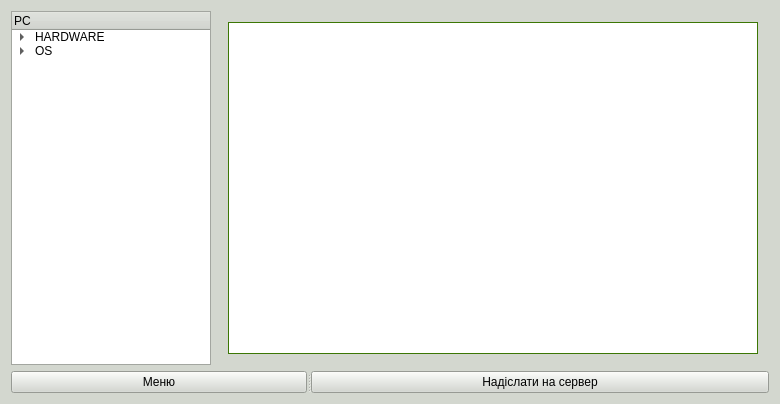
<?xml version="1.0" encoding="UTF-8"?>
<ui version="4.0">
 <class>Widget</class>
 <widget class="QWidget" name="Widget">
  <property name="geometry">
   <rect>
    <x>0</x>
    <y>0</y>
    <width>780</width>
    <height>404</height>
   </rect>
  </property>
  <property name="palette">
   <palette>
    <active>
     <colorrole role="WindowText">
      <brush brushstyle="SolidPattern">
       <color alpha="255">
        <red>0</red>
        <green>0</green>
        <blue>0</blue>
       </color>
      </brush>
     </colorrole>
     <colorrole role="Button">
      <brush brushstyle="SolidPattern">
       <color alpha="255">
        <red>211</red>
        <green>215</green>
        <blue>207</blue>
       </color>
      </brush>
     </colorrole>
     <colorrole role="Light">
      <brush brushstyle="SolidPattern">
       <color alpha="255">
        <red>255</red>
        <green>255</green>
        <blue>255</blue>
       </color>
      </brush>
     </colorrole>
     <colorrole role="Midlight">
      <brush brushstyle="SolidPattern">
       <color alpha="255">
        <red>233</red>
        <green>235</green>
        <blue>231</blue>
       </color>
      </brush>
     </colorrole>
     <colorrole role="Dark">
      <brush brushstyle="SolidPattern">
       <color alpha="255">
        <red>105</red>
        <green>107</green>
        <blue>103</blue>
       </color>
      </brush>
     </colorrole>
     <colorrole role="Mid">
      <brush brushstyle="SolidPattern">
       <color alpha="255">
        <red>141</red>
        <green>143</green>
        <blue>138</blue>
       </color>
      </brush>
     </colorrole>
     <colorrole role="Text">
      <brush brushstyle="SolidPattern">
       <color alpha="255">
        <red>0</red>
        <green>0</green>
        <blue>0</blue>
       </color>
      </brush>
     </colorrole>
     <colorrole role="BrightText">
      <brush brushstyle="SolidPattern">
       <color alpha="255">
        <red>255</red>
        <green>255</green>
        <blue>255</blue>
       </color>
      </brush>
     </colorrole>
     <colorrole role="ButtonText">
      <brush brushstyle="SolidPattern">
       <color alpha="255">
        <red>0</red>
        <green>0</green>
        <blue>0</blue>
       </color>
      </brush>
     </colorrole>
     <colorrole role="Base">
      <brush brushstyle="SolidPattern">
       <color alpha="255">
        <red>255</red>
        <green>255</green>
        <blue>255</blue>
       </color>
      </brush>
     </colorrole>
     <colorrole role="Window">
      <brush brushstyle="SolidPattern">
       <color alpha="255">
        <red>211</red>
        <green>215</green>
        <blue>207</blue>
       </color>
      </brush>
     </colorrole>
     <colorrole role="Shadow">
      <brush brushstyle="SolidPattern">
       <color alpha="255">
        <red>0</red>
        <green>0</green>
        <blue>0</blue>
       </color>
      </brush>
     </colorrole>
     <colorrole role="AlternateBase">
      <brush brushstyle="SolidPattern">
       <color alpha="255">
        <red>233</red>
        <green>235</green>
        <blue>231</blue>
       </color>
      </brush>
     </colorrole>
     <colorrole role="ToolTipBase">
      <brush brushstyle="SolidPattern">
       <color alpha="255">
        <red>255</red>
        <green>255</green>
        <blue>220</blue>
       </color>
      </brush>
     </colorrole>
     <colorrole role="ToolTipText">
      <brush brushstyle="SolidPattern">
       <color alpha="255">
        <red>0</red>
        <green>0</green>
        <blue>0</blue>
       </color>
      </brush>
     </colorrole>
    </active>
    <inactive>
     <colorrole role="WindowText">
      <brush brushstyle="SolidPattern">
       <color alpha="255">
        <red>0</red>
        <green>0</green>
        <blue>0</blue>
       </color>
      </brush>
     </colorrole>
     <colorrole role="Button">
      <brush brushstyle="SolidPattern">
       <color alpha="255">
        <red>211</red>
        <green>215</green>
        <blue>207</blue>
       </color>
      </brush>
     </colorrole>
     <colorrole role="Light">
      <brush brushstyle="SolidPattern">
       <color alpha="255">
        <red>255</red>
        <green>255</green>
        <blue>255</blue>
       </color>
      </brush>
     </colorrole>
     <colorrole role="Midlight">
      <brush brushstyle="SolidPattern">
       <color alpha="255">
        <red>233</red>
        <green>235</green>
        <blue>231</blue>
       </color>
      </brush>
     </colorrole>
     <colorrole role="Dark">
      <brush brushstyle="SolidPattern">
       <color alpha="255">
        <red>105</red>
        <green>107</green>
        <blue>103</blue>
       </color>
      </brush>
     </colorrole>
     <colorrole role="Mid">
      <brush brushstyle="SolidPattern">
       <color alpha="255">
        <red>141</red>
        <green>143</green>
        <blue>138</blue>
       </color>
      </brush>
     </colorrole>
     <colorrole role="Text">
      <brush brushstyle="SolidPattern">
       <color alpha="255">
        <red>0</red>
        <green>0</green>
        <blue>0</blue>
       </color>
      </brush>
     </colorrole>
     <colorrole role="BrightText">
      <brush brushstyle="SolidPattern">
       <color alpha="255">
        <red>255</red>
        <green>255</green>
        <blue>255</blue>
       </color>
      </brush>
     </colorrole>
     <colorrole role="ButtonText">
      <brush brushstyle="SolidPattern">
       <color alpha="255">
        <red>0</red>
        <green>0</green>
        <blue>0</blue>
       </color>
      </brush>
     </colorrole>
     <colorrole role="Base">
      <brush brushstyle="SolidPattern">
       <color alpha="255">
        <red>255</red>
        <green>255</green>
        <blue>255</blue>
       </color>
      </brush>
     </colorrole>
     <colorrole role="Window">
      <brush brushstyle="SolidPattern">
       <color alpha="255">
        <red>211</red>
        <green>215</green>
        <blue>207</blue>
       </color>
      </brush>
     </colorrole>
     <colorrole role="Shadow">
      <brush brushstyle="SolidPattern">
       <color alpha="255">
        <red>0</red>
        <green>0</green>
        <blue>0</blue>
       </color>
      </brush>
     </colorrole>
     <colorrole role="AlternateBase">
      <brush brushstyle="SolidPattern">
       <color alpha="255">
        <red>233</red>
        <green>235</green>
        <blue>231</blue>
       </color>
      </brush>
     </colorrole>
     <colorrole role="ToolTipBase">
      <brush brushstyle="SolidPattern">
       <color alpha="255">
        <red>255</red>
        <green>255</green>
        <blue>220</blue>
       </color>
      </brush>
     </colorrole>
     <colorrole role="ToolTipText">
      <brush brushstyle="SolidPattern">
       <color alpha="255">
        <red>0</red>
        <green>0</green>
        <blue>0</blue>
       </color>
      </brush>
     </colorrole>
    </inactive>
    <disabled>
     <colorrole role="WindowText">
      <brush brushstyle="SolidPattern">
       <color alpha="255">
        <red>105</red>
        <green>107</green>
        <blue>103</blue>
       </color>
      </brush>
     </colorrole>
     <colorrole role="Button">
      <brush brushstyle="SolidPattern">
       <color alpha="255">
        <red>211</red>
        <green>215</green>
        <blue>207</blue>
       </color>
      </brush>
     </colorrole>
     <colorrole role="Light">
      <brush brushstyle="SolidPattern">
       <color alpha="255">
        <red>255</red>
        <green>255</green>
        <blue>255</blue>
       </color>
      </brush>
     </colorrole>
     <colorrole role="Midlight">
      <brush brushstyle="SolidPattern">
       <color alpha="255">
        <red>233</red>
        <green>235</green>
        <blue>231</blue>
       </color>
      </brush>
     </colorrole>
     <colorrole role="Dark">
      <brush brushstyle="SolidPattern">
       <color alpha="255">
        <red>105</red>
        <green>107</green>
        <blue>103</blue>
       </color>
      </brush>
     </colorrole>
     <colorrole role="Mid">
      <brush brushstyle="SolidPattern">
       <color alpha="255">
        <red>141</red>
        <green>143</green>
        <blue>138</blue>
       </color>
      </brush>
     </colorrole>
     <colorrole role="Text">
      <brush brushstyle="SolidPattern">
       <color alpha="255">
        <red>105</red>
        <green>107</green>
        <blue>103</blue>
       </color>
      </brush>
     </colorrole>
     <colorrole role="BrightText">
      <brush brushstyle="SolidPattern">
       <color alpha="255">
        <red>255</red>
        <green>255</green>
        <blue>255</blue>
       </color>
      </brush>
     </colorrole>
     <colorrole role="ButtonText">
      <brush brushstyle="SolidPattern">
       <color alpha="255">
        <red>105</red>
        <green>107</green>
        <blue>103</blue>
       </color>
      </brush>
     </colorrole>
     <colorrole role="Base">
      <brush brushstyle="SolidPattern">
       <color alpha="255">
        <red>211</red>
        <green>215</green>
        <blue>207</blue>
       </color>
      </brush>
     </colorrole>
     <colorrole role="Window">
      <brush brushstyle="SolidPattern">
       <color alpha="255">
        <red>211</red>
        <green>215</green>
        <blue>207</blue>
       </color>
      </brush>
     </colorrole>
     <colorrole role="Shadow">
      <brush brushstyle="SolidPattern">
       <color alpha="255">
        <red>0</red>
        <green>0</green>
        <blue>0</blue>
       </color>
      </brush>
     </colorrole>
     <colorrole role="AlternateBase">
      <brush brushstyle="SolidPattern">
       <color alpha="255">
        <red>211</red>
        <green>215</green>
        <blue>207</blue>
       </color>
      </brush>
     </colorrole>
     <colorrole role="ToolTipBase">
      <brush brushstyle="SolidPattern">
       <color alpha="255">
        <red>255</red>
        <green>255</green>
        <blue>220</blue>
       </color>
      </brush>
     </colorrole>
     <colorrole role="ToolTipText">
      <brush brushstyle="SolidPattern">
       <color alpha="255">
        <red>0</red>
        <green>0</green>
        <blue>0</blue>
       </color>
      </brush>
     </colorrole>
    </disabled>
   </palette>
  </property>
  <property name="windowTitle">
   <string>Widget</string>
  </property>
  <layout class="QGridLayout" name="gridLayout">
   <item row="0" column="0">
    <layout class="QVBoxLayout" name="verticalLayout">
     <item>
      <layout class="QHBoxLayout" name="horizontalLayout">
       <item>
        <widget class="QTreeWidget" name="treeWidget">
         <property name="maximumSize">
          <size>
           <width>200</width>
           <height>16777215</height>
          </size>
         </property>
         <property name="palette">
          <palette>
           <active>
            <colorrole role="WindowText">
             <brush brushstyle="SolidPattern">
              <color alpha="255">
               <red>0</red>
               <green>0</green>
               <blue>0</blue>
              </color>
             </brush>
            </colorrole>
            <colorrole role="Dark">
             <brush brushstyle="SolidPattern">
              <color alpha="255">
               <red>211</red>
               <green>215</green>
               <blue>207</blue>
              </color>
             </brush>
            </colorrole>
            <colorrole role="Mid">
             <brush brushstyle="SolidPattern">
              <color alpha="255">
               <red>238</red>
               <green>238</green>
               <blue>236</blue>
              </color>
             </brush>
            </colorrole>
            <colorrole role="Text">
             <brush brushstyle="SolidPattern">
              <color alpha="255">
               <red>0</red>
               <green>0</green>
               <blue>0</blue>
              </color>
             </brush>
            </colorrole>
            <colorrole role="ButtonText">
             <brush brushstyle="SolidPattern">
              <color alpha="255">
               <red>0</red>
               <green>0</green>
               <blue>0</blue>
              </color>
             </brush>
            </colorrole>
            <colorrole role="Shadow">
             <brush brushstyle="SolidPattern">
              <color alpha="255">
               <red>92</red>
               <green>53</green>
               <blue>102</blue>
              </color>
             </brush>
            </colorrole>
            <colorrole role="Highlight">
             <brush brushstyle="SolidPattern">
              <color alpha="255">
               <red>211</red>
               <green>215</green>
               <blue>207</blue>
              </color>
             </brush>
            </colorrole>
            <colorrole role="NoRole">
             <brush brushstyle="SolidPattern">
              <color alpha="255">
               <red>211</red>
               <green>215</green>
               <blue>207</blue>
              </color>
             </brush>
            </colorrole>
            <colorrole role="ToolTipText">
             <brush brushstyle="SolidPattern">
              <color alpha="255">
               <red>32</red>
               <green>74</green>
               <blue>135</blue>
              </color>
             </brush>
            </colorrole>
           </active>
           <inactive>
            <colorrole role="WindowText">
             <brush brushstyle="SolidPattern">
              <color alpha="255">
               <red>0</red>
               <green>0</green>
               <blue>0</blue>
              </color>
             </brush>
            </colorrole>
            <colorrole role="Dark">
             <brush brushstyle="SolidPattern">
              <color alpha="255">
               <red>211</red>
               <green>215</green>
               <blue>207</blue>
              </color>
             </brush>
            </colorrole>
            <colorrole role="Mid">
             <brush brushstyle="SolidPattern">
              <color alpha="255">
               <red>238</red>
               <green>238</green>
               <blue>236</blue>
              </color>
             </brush>
            </colorrole>
            <colorrole role="Text">
             <brush brushstyle="SolidPattern">
              <color alpha="255">
               <red>0</red>
               <green>0</green>
               <blue>0</blue>
              </color>
             </brush>
            </colorrole>
            <colorrole role="ButtonText">
             <brush brushstyle="SolidPattern">
              <color alpha="255">
               <red>0</red>
               <green>0</green>
               <blue>0</blue>
              </color>
             </brush>
            </colorrole>
            <colorrole role="Shadow">
             <brush brushstyle="SolidPattern">
              <color alpha="255">
               <red>92</red>
               <green>53</green>
               <blue>102</blue>
              </color>
             </brush>
            </colorrole>
            <colorrole role="Highlight">
             <brush brushstyle="SolidPattern">
              <color alpha="255">
               <red>211</red>
               <green>215</green>
               <blue>207</blue>
              </color>
             </brush>
            </colorrole>
            <colorrole role="NoRole">
             <brush brushstyle="SolidPattern">
              <color alpha="255">
               <red>211</red>
               <green>215</green>
               <blue>207</blue>
              </color>
             </brush>
            </colorrole>
            <colorrole role="ToolTipText">
             <brush brushstyle="SolidPattern">
              <color alpha="255">
               <red>32</red>
               <green>74</green>
               <blue>135</blue>
              </color>
             </brush>
            </colorrole>
           </inactive>
           <disabled>
            <colorrole role="WindowText">
             <brush brushstyle="SolidPattern">
              <color alpha="255">
               <red>211</red>
               <green>215</green>
               <blue>207</blue>
              </color>
             </brush>
            </colorrole>
            <colorrole role="Dark">
             <brush brushstyle="SolidPattern">
              <color alpha="255">
               <red>211</red>
               <green>215</green>
               <blue>207</blue>
              </color>
             </brush>
            </colorrole>
            <colorrole role="Mid">
             <brush brushstyle="SolidPattern">
              <color alpha="255">
               <red>238</red>
               <green>238</green>
               <blue>236</blue>
              </color>
             </brush>
            </colorrole>
            <colorrole role="Text">
             <brush brushstyle="SolidPattern">
              <color alpha="255">
               <red>211</red>
               <green>215</green>
               <blue>207</blue>
              </color>
             </brush>
            </colorrole>
            <colorrole role="ButtonText">
             <brush brushstyle="SolidPattern">
              <color alpha="255">
               <red>211</red>
               <green>215</green>
               <blue>207</blue>
              </color>
             </brush>
            </colorrole>
            <colorrole role="Shadow">
             <brush brushstyle="SolidPattern">
              <color alpha="255">
               <red>92</red>
               <green>53</green>
               <blue>102</blue>
              </color>
             </brush>
            </colorrole>
            <colorrole role="Highlight">
             <brush brushstyle="SolidPattern">
              <color alpha="255">
               <red>233</red>
               <green>185</green>
               <blue>110</blue>
              </color>
             </brush>
            </colorrole>
            <colorrole role="NoRole">
             <brush brushstyle="SolidPattern">
              <color alpha="255">
               <red>211</red>
               <green>215</green>
               <blue>207</blue>
              </color>
             </brush>
            </colorrole>
            <colorrole role="ToolTipText">
             <brush brushstyle="SolidPattern">
              <color alpha="255">
               <red>32</red>
               <green>74</green>
               <blue>135</blue>
              </color>
             </brush>
            </colorrole>
           </disabled>
          </palette>
         </property>
         <column>
          <property name="text">
           <string>PC</string>
          </property>
          <property name="background">
           <color>
            <red>46</red>
            <green>52</green>
            <blue>54</blue>
           </color>
          </property>
         </column>
         <item>
          <property name="text">
           <string>HARDWARE</string>
          </property>
          <item>
           <property name="text">
            <string>CPU</string>
           </property>
          </item>
          <item>
           <property name="text">
            <string>USB</string>
           </property>
          </item>
          <item>
           <property name="text">
            <string>GPU</string>
           </property>
          </item>
          <item>
           <property name="text">
            <string>DMI</string>
           </property>
          </item>
          <item>
           <property name="text">
            <string>NETWORK</string>
           </property>
          </item>
          <item>
           <property name="text">
            <string>MEMORY</string>
           </property>
           <item>
            <property name="text">
             <string>RAM</string>
            </property>
           </item>
           <item>
            <property name="text">
             <string>HARD_DRIVE</string>
            </property>
           </item>
          </item>
         </item>
         <item>
          <property name="text">
           <string>OS</string>
          </property>
          <item>
           <property name="text">
            <string>MODULES</string>
           </property>
          </item>
          <item>
           <property name="text">
            <string>PROCESSES</string>
           </property>
          </item>
          <item>
           <property name="text">
            <string>RAM_MEMORY</string>
           </property>
          </item>
         </item>
        </widget>
       </item>
       <item>
        <widget class="QWidget" name="widget" native="true">
         <layout class="QGridLayout" name="gridLayout_2">
          <item row="0" column="0">
           <widget class="QTextEdit" name="infoFromDevice">
            <property name="palette">
             <palette>
              <active>
               <colorrole role="WindowText">
                <brush brushstyle="SolidPattern">
                 <color alpha="255">
                  <red>0</red>
                  <green>0</green>
                  <blue>0</blue>
                 </color>
                </brush>
               </colorrole>
               <colorrole role="Button">
                <brush brushstyle="SolidPattern">
                 <color alpha="255">
                  <red>78</red>
                  <green>154</green>
                  <blue>6</blue>
                 </color>
                </brush>
               </colorrole>
               <colorrole role="Light">
                <brush brushstyle="SolidPattern">
                 <color alpha="255">
                  <red>117</red>
                  <green>231</green>
                  <blue>9</blue>
                 </color>
                </brush>
               </colorrole>
               <colorrole role="Midlight">
                <brush brushstyle="SolidPattern">
                 <color alpha="255">
                  <red>97</red>
                  <green>192</green>
                  <blue>7</blue>
                 </color>
                </brush>
               </colorrole>
               <colorrole role="Dark">
                <brush brushstyle="SolidPattern">
                 <color alpha="255">
                  <red>39</red>
                  <green>77</green>
                  <blue>3</blue>
                 </color>
                </brush>
               </colorrole>
               <colorrole role="Mid">
                <brush brushstyle="SolidPattern">
                 <color alpha="255">
                  <red>52</red>
                  <green>103</green>
                  <blue>4</blue>
                 </color>
                </brush>
               </colorrole>
               <colorrole role="Text">
                <brush brushstyle="SolidPattern">
                 <color alpha="255">
                  <red>0</red>
                  <green>0</green>
                  <blue>0</blue>
                 </color>
                </brush>
               </colorrole>
               <colorrole role="BrightText">
                <brush brushstyle="SolidPattern">
                 <color alpha="255">
                  <red>255</red>
                  <green>255</green>
                  <blue>255</blue>
                 </color>
                </brush>
               </colorrole>
               <colorrole role="ButtonText">
                <brush brushstyle="SolidPattern">
                 <color alpha="255">
                  <red>0</red>
                  <green>0</green>
                  <blue>0</blue>
                 </color>
                </brush>
               </colorrole>
               <colorrole role="Base">
                <brush brushstyle="SolidPattern">
                 <color alpha="255">
                  <red>255</red>
                  <green>255</green>
                  <blue>255</blue>
                 </color>
                </brush>
               </colorrole>
               <colorrole role="Window">
                <brush brushstyle="SolidPattern">
                 <color alpha="255">
                  <red>78</red>
                  <green>154</green>
                  <blue>6</blue>
                 </color>
                </brush>
               </colorrole>
               <colorrole role="Shadow">
                <brush brushstyle="SolidPattern">
                 <color alpha="255">
                  <red>0</red>
                  <green>0</green>
                  <blue>0</blue>
                 </color>
                </brush>
               </colorrole>
               <colorrole role="AlternateBase">
                <brush brushstyle="SolidPattern">
                 <color alpha="255">
                  <red>166</red>
                  <green>204</green>
                  <blue>130</blue>
                 </color>
                </brush>
               </colorrole>
               <colorrole role="ToolTipBase">
                <brush brushstyle="SolidPattern">
                 <color alpha="255">
                  <red>255</red>
                  <green>255</green>
                  <blue>220</blue>
                 </color>
                </brush>
               </colorrole>
               <colorrole role="ToolTipText">
                <brush brushstyle="SolidPattern">
                 <color alpha="255">
                  <red>0</red>
                  <green>0</green>
                  <blue>0</blue>
                 </color>
                </brush>
               </colorrole>
              </active>
              <inactive>
               <colorrole role="WindowText">
                <brush brushstyle="SolidPattern">
                 <color alpha="255">
                  <red>0</red>
                  <green>0</green>
                  <blue>0</blue>
                 </color>
                </brush>
               </colorrole>
               <colorrole role="Button">
                <brush brushstyle="SolidPattern">
                 <color alpha="255">
                  <red>78</red>
                  <green>154</green>
                  <blue>6</blue>
                 </color>
                </brush>
               </colorrole>
               <colorrole role="Light">
                <brush brushstyle="SolidPattern">
                 <color alpha="255">
                  <red>117</red>
                  <green>231</green>
                  <blue>9</blue>
                 </color>
                </brush>
               </colorrole>
               <colorrole role="Midlight">
                <brush brushstyle="SolidPattern">
                 <color alpha="255">
                  <red>97</red>
                  <green>192</green>
                  <blue>7</blue>
                 </color>
                </brush>
               </colorrole>
               <colorrole role="Dark">
                <brush brushstyle="SolidPattern">
                 <color alpha="255">
                  <red>39</red>
                  <green>77</green>
                  <blue>3</blue>
                 </color>
                </brush>
               </colorrole>
               <colorrole role="Mid">
                <brush brushstyle="SolidPattern">
                 <color alpha="255">
                  <red>52</red>
                  <green>103</green>
                  <blue>4</blue>
                 </color>
                </brush>
               </colorrole>
               <colorrole role="Text">
                <brush brushstyle="SolidPattern">
                 <color alpha="255">
                  <red>0</red>
                  <green>0</green>
                  <blue>0</blue>
                 </color>
                </brush>
               </colorrole>
               <colorrole role="BrightText">
                <brush brushstyle="SolidPattern">
                 <color alpha="255">
                  <red>255</red>
                  <green>255</green>
                  <blue>255</blue>
                 </color>
                </brush>
               </colorrole>
               <colorrole role="ButtonText">
                <brush brushstyle="SolidPattern">
                 <color alpha="255">
                  <red>0</red>
                  <green>0</green>
                  <blue>0</blue>
                 </color>
                </brush>
               </colorrole>
               <colorrole role="Base">
                <brush brushstyle="SolidPattern">
                 <color alpha="255">
                  <red>255</red>
                  <green>255</green>
                  <blue>255</blue>
                 </color>
                </brush>
               </colorrole>
               <colorrole role="Window">
                <brush brushstyle="SolidPattern">
                 <color alpha="255">
                  <red>78</red>
                  <green>154</green>
                  <blue>6</blue>
                 </color>
                </brush>
               </colorrole>
               <colorrole role="Shadow">
                <brush brushstyle="SolidPattern">
                 <color alpha="255">
                  <red>0</red>
                  <green>0</green>
                  <blue>0</blue>
                 </color>
                </brush>
               </colorrole>
               <colorrole role="AlternateBase">
                <brush brushstyle="SolidPattern">
                 <color alpha="255">
                  <red>166</red>
                  <green>204</green>
                  <blue>130</blue>
                 </color>
                </brush>
               </colorrole>
               <colorrole role="ToolTipBase">
                <brush brushstyle="SolidPattern">
                 <color alpha="255">
                  <red>255</red>
                  <green>255</green>
                  <blue>220</blue>
                 </color>
                </brush>
               </colorrole>
               <colorrole role="ToolTipText">
                <brush brushstyle="SolidPattern">
                 <color alpha="255">
                  <red>0</red>
                  <green>0</green>
                  <blue>0</blue>
                 </color>
                </brush>
               </colorrole>
              </inactive>
              <disabled>
               <colorrole role="WindowText">
                <brush brushstyle="SolidPattern">
                 <color alpha="255">
                  <red>39</red>
                  <green>77</green>
                  <blue>3</blue>
                 </color>
                </brush>
               </colorrole>
               <colorrole role="Button">
                <brush brushstyle="SolidPattern">
                 <color alpha="255">
                  <red>78</red>
                  <green>154</green>
                  <blue>6</blue>
                 </color>
                </brush>
               </colorrole>
               <colorrole role="Light">
                <brush brushstyle="SolidPattern">
                 <color alpha="255">
                  <red>117</red>
                  <green>231</green>
                  <blue>9</blue>
                 </color>
                </brush>
               </colorrole>
               <colorrole role="Midlight">
                <brush brushstyle="SolidPattern">
                 <color alpha="255">
                  <red>97</red>
                  <green>192</green>
                  <blue>7</blue>
                 </color>
                </brush>
               </colorrole>
               <colorrole role="Dark">
                <brush brushstyle="SolidPattern">
                 <color alpha="255">
                  <red>39</red>
                  <green>77</green>
                  <blue>3</blue>
                 </color>
                </brush>
               </colorrole>
               <colorrole role="Mid">
                <brush brushstyle="SolidPattern">
                 <color alpha="255">
                  <red>52</red>
                  <green>103</green>
                  <blue>4</blue>
                 </color>
                </brush>
               </colorrole>
               <colorrole role="Text">
                <brush brushstyle="SolidPattern">
                 <color alpha="255">
                  <red>39</red>
                  <green>77</green>
                  <blue>3</blue>
                 </color>
                </brush>
               </colorrole>
               <colorrole role="BrightText">
                <brush brushstyle="SolidPattern">
                 <color alpha="255">
                  <red>255</red>
                  <green>255</green>
                  <blue>255</blue>
                 </color>
                </brush>
               </colorrole>
               <colorrole role="ButtonText">
                <brush brushstyle="SolidPattern">
                 <color alpha="255">
                  <red>39</red>
                  <green>77</green>
                  <blue>3</blue>
                 </color>
                </brush>
               </colorrole>
               <colorrole role="Base">
                <brush brushstyle="SolidPattern">
                 <color alpha="255">
                  <red>78</red>
                  <green>154</green>
                  <blue>6</blue>
                 </color>
                </brush>
               </colorrole>
               <colorrole role="Window">
                <brush brushstyle="SolidPattern">
                 <color alpha="255">
                  <red>78</red>
                  <green>154</green>
                  <blue>6</blue>
                 </color>
                </brush>
               </colorrole>
               <colorrole role="Shadow">
                <brush brushstyle="SolidPattern">
                 <color alpha="255">
                  <red>0</red>
                  <green>0</green>
                  <blue>0</blue>
                 </color>
                </brush>
               </colorrole>
               <colorrole role="AlternateBase">
                <brush brushstyle="SolidPattern">
                 <color alpha="255">
                  <red>78</red>
                  <green>154</green>
                  <blue>6</blue>
                 </color>
                </brush>
               </colorrole>
               <colorrole role="ToolTipBase">
                <brush brushstyle="SolidPattern">
                 <color alpha="255">
                  <red>255</red>
                  <green>255</green>
                  <blue>220</blue>
                 </color>
                </brush>
               </colorrole>
               <colorrole role="ToolTipText">
                <brush brushstyle="SolidPattern">
                 <color alpha="255">
                  <red>0</red>
                  <green>0</green>
                  <blue>0</blue>
                 </color>
                </brush>
               </colorrole>
              </disabled>
             </palette>
            </property>
            <property name="font">
             <font>
              <pointsize>13</pointsize>
             </font>
            </property>
            <property name="readOnly">
             <bool>true</bool>
            </property>
           </widget>
          </item>
         </layout>
        </widget>
       </item>
      </layout>
     </item>
     <item>
      <widget class="QSplitter" name="splitter">
       <property name="orientation">
        <enum>Qt::Horizontal</enum>
       </property>
       <widget class="QPushButton" name="pushButton">
        <property name="text">
         <string>Меню</string>
        </property>
       </widget>
       <widget class="QPushButton" name="buttonSend">
        <property name="text">
         <string>Надіслати на сервер</string>
        </property>
       </widget>
      </widget>
     </item>
    </layout>
   </item>
  </layout>
 </widget>
 <layoutdefault spacing="6" margin="11"/>
 <resources/>
 <connections/>
</ui>
